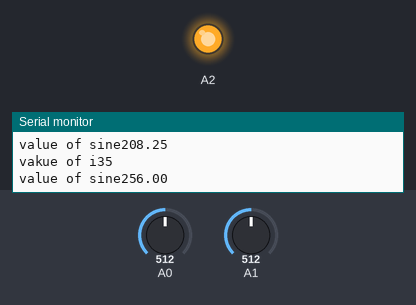
Simulated run of this sketch. Board: Arduino Uno, built with avr-gcc and run on an emulated ATmega328P. On the bench: output pins drawn as LEDs (lit = HIGH), the last lines printed to the serial monitor. The inputs (shaded band) are chosen by the test bench; at power-on: A1 = 512, A0 = 512.

Above: at 2.9 s.
3.0 s: A1 set to 128
At 4.3 s:
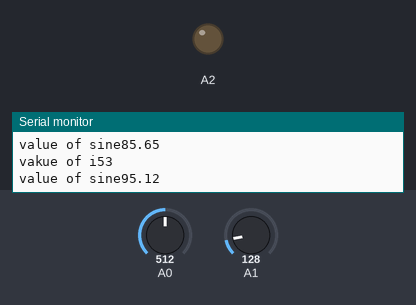
6.1 s: A1 set to 109
7.6 s: A1 set to 306
At 8.5 s:
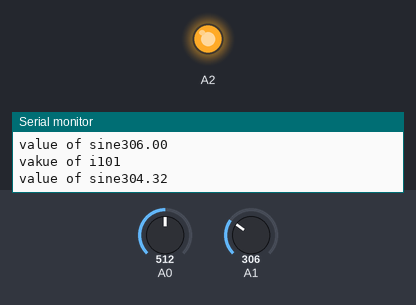
Timing chart, 0 to 14.8 s (numbered marks = the images above; inputs shaded):
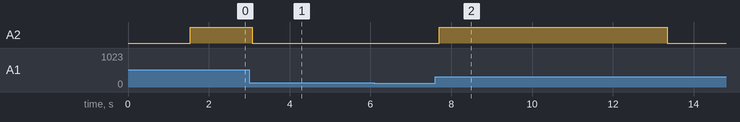

Measured:
- after the input at 3.0 s, A2: HIGH → LOW after 0.08 s
- after the input at 7.6 s, A2: LOW → HIGH after 0.10 s, → LOW 5.6 s later

The sketch:

sine_wave_f.ino
```cpp
int x,y;
float a;
void setup() {
  // put your setup code here, to run once:
pinMode(A2,OUTPUT);
pinMode(A1,INPUT);
pinMode(A0,INPUT);
Serial.begin(9600);
}

void loop() {
  // put your main code here, to run repeatedly:
for(int i=0;i<=360;i++)
{
 a=sin(radians (i));
 i=i+5;
 Serial.print("vakue of i");
 Serial.println(i);
x=analogRead(A1);
a=a*x;
 Serial.print("value of sine");
 Serial.println(a);
analogWrite(A2,a);
y=analogRead(A0);
delay(y);
}
}
```
